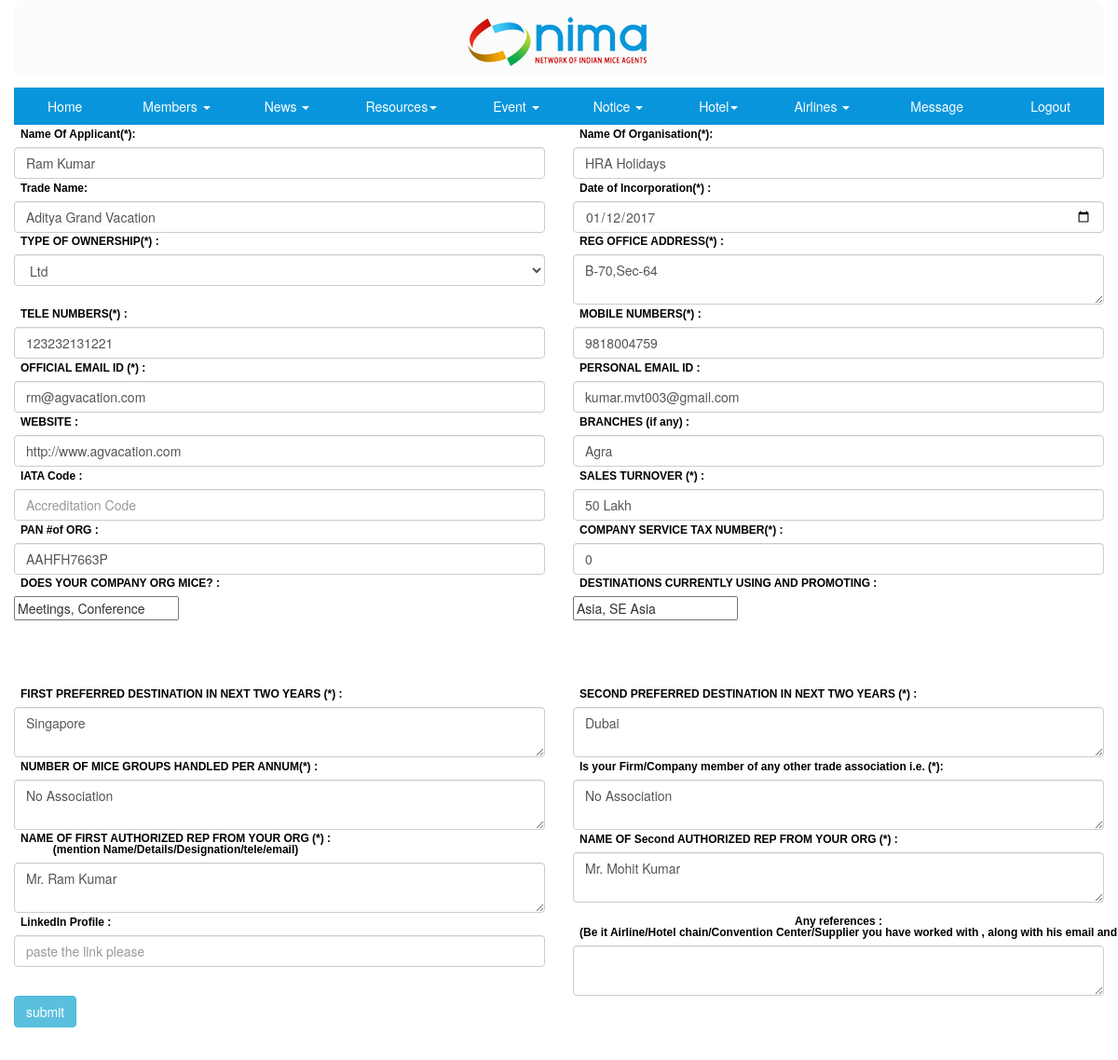
The page /admin/edit.php?edit=14 (signed in) on the database its author committed.
### tables this page shows
CREATE TABLE IF NOT EXISTS `record` (
`m_id` int(11) NOT NULL,
  `m_name` varchar(100) NOT NULL,
  `m_org` varchar(100) NOT NULL,
  `m_trade` varchar(100) NOT NULL,
  `m_date` varchar(100) NOT NULL,
  `m_ownership` varchar(100) NOT NULL,
  `m_add` varchar(100) NOT NULL,
  `m_tele` varchar(100) NOT NULL,
  `m_mob` varchar(100) NOT NULL,
  `m_ofmail` varchar(100) NOT NULL,
  `m_permail` varchar(100) NOT NULL,
  `m_web` varchar(100) NOT NULL,
  `m_branche` varchar(100) NOT NULL,
  `m_iata` varchar(100) NOT NULL,
  `m_turnover` varchar(100) NOT NULL,
  `m_pan` varchar(100) NOT NULL,
  `m_taxno` varchar(100) NOT NULL,
  `m_orgid` varchar(100) NOT NULL,
  `m_wd` varchar(100) NOT NULL,
  `m_first_destination` varchar(100) NOT NULL,
  `m_second_destination` varchar(100) NOT NULL,
  `m_no_group` varchar(100) NOT NULL,
  `m_tradew` varchar(100) NOT NULL,
  `m_fauthorized` varchar(100) NOT NULL,
  `m_sauth` varchar(100) NOT NULL,
  `m_linkedin` varchar(100) NOT NULL,
  `m_reference` varchar(100) NOT NULL,
  `username` varchar(100) NOT NULL,
  `password` varchar(100) NOT NULL
);

### admin/edit.php (the view, shortened to what this page needs)
<?php include("../includes/db-connect.php"); include "head.php"; include("session.php");?>
		<?php
		$edit_id = $_GET['edit'];
		$d=mysql_query("select * from record where m_id=$edit_id");
		$rec=mysql_fetch_row($d);
	 echo "<table align='center' class='table table-hover' >
 			<form method='post' action=''  name='member'>
			<div class='container'>
<div class='form-group'>
		<div class='row'>
					<div class='col-sm-6'>
					<label class='badge'>Name Of Applicant(*):</label>
					<input type='text' name='m_name' class='form-control' placeholder='Enter Your Full Name' value='$rec[1]' required>
					</div>
					<div class='col-sm-6'>
					<label class='badge'>Name Of Organisation(*):</label>
					<input type='text' name='m_org' class='form-control' plceholder='Full Name Of Organisation' value='$rec[2]' required>
					</div>
		</div>
		<div class='row'>
		<div class='col-sm-6'>
				<label class='badge'>Trade Name:</label>
					<input type='text' name='m_trade' class='form-control' placeholder='In case the name of Business is different than the Organisation' value='$rec[3]'>
		</div>
		<div class='col-sm-6'>
				<label class='badge'>Date of Incorporation(*) :</label>
				<input type='date' class='form-control' name='m_date' required id='m_date' value=$rec[4]>
		</div>
		</div>
		<div class='row'>
			<div class='col-sm-6'>
					<label class='badge'>TYPE OF OWNERSHIP(*) :</label>
					<select name='m_ownership' class='form-control'>
						<option>$rec[5]</option>
					</select>
			</div>
			<div class='col-sm-6'>
			<label class='badge'>REG OFFICE ADDRESS(*) :</label>
			<textarea class='form-control'  name='m_add' plceholder='Registered Office Address' required id='m_add' val>$rec[6]</textarea>
			</div>
		</div>
		<div class='row'>
			<div class='col-sm-6'>
					<label class='badge'>TELE NUMBERS(*) :</label>
					<input type='number' name='m_tele' class='form-control' placeholder='TELE NUMBERS'  value='$rec[7]' required>
			</div>
			<div class='col-sm-6'>
					<label class='badge'>MOBILE NUMBERS(*) :</label>
					<input type='number' name='m_mob' class='form-control' placeholder='+91 91992367XX'  value='$rec[8]' required>
			</div>
		</div>
		<div class='row'>
			<div class='col-sm-6'>
					<label class='badge'>OFFICIAL EMAIL ID (*) :</label>
					<input type='email' name='m_ofmail' class='form-control' placeholder='xyz@xyz.com'  value='$rec[9]'required >
			</div>
			<div class='col-sm-6'>
					<label class='badge'>PERSONAL EMAIL ID :</label>
					<input type='email' name='m_permail' class='form-control' placeholder='xyz@xyz.com'  value='$rec[10]' required >
			</div>
		</div>
		<div class='row'>
			<div class='col-sm-6'>
					<label class='badge'>WEBSITE :</label>
					<input type='url' name='m_web' class='form-control' placeholder='http://xyz.com'  value='$rec[11]' required>
			</div>
			<div class='col-sm-6'>
					<label class='badge'>BRANCHES (if any) :</label>
					<input type='text' name='m_branche' class='form-control' placeholder='Give Location city only'  value='$rec[12]'required>
			</div>
		</div>
		<div class='row'>
			<div class='col-sm-6'>
					<label class='badge'>IATA Code :</label>
					<input type='text' name='m_iata' class='form-control' placeholder='Accreditation Code'  value='$rec[13]' >
			</div>
			<div class='col-sm-6'>
					<label class='badge'>SALES TURNOVER (*) :</label>
					<input type='text' name='m_turnover' class='form-control' placeholder='(Previous Year)'  value='$rec[14]'>
			</div>
		</div>
		<div class='row'>
			<div class='col-sm-6'>
					<label class='badge'>PAN #of ORG :</label>
					<input type='text' name='m_pan' class='form-control' placeholder='Company Income Tax PAN'  value='$rec[15]' >
			</div>
			<div class='col-sm-6'>
					<label class='badge'>COMPANY SERVICE TAX NUMBER(*) :</label>
					<input type='text' name='m_taxno' class='form-control' placeholder='Company Service Tax Number'  value='$rec[16]' required>
			</div>
		</div>
		<div class='row'>
			<div class='col-sm-6'>
					<label class='badge'>DOES YOUR COMPANY ORG MICE? :</label>
					<div class='form-group' style='height:80px; overflow:scroll'>
						<input type='text' name='m_orgid' value='$rec[17]'></br>
					</div>
								</div>
			<div class='col-sm-6'>
					<label class='badge'>DESTINATIONS CURRENTLY USING AND PROMOTING :</label>
					<div class='form-group' style='height:80px; overflow:scroll'>
						<input type='text' name='m_wd' value='$rec[18]'></br>
					</div>
			</div>
		</div>
		<div class='row'>
			<div class='col-sm-6'>
					<label class='badge'>FIRST PREFERRED DESTINATION IN NEXT TWO YEARS (*) :</label>
					<textarea name='m_first_destination' class='form-control' required>$rec[19]</textarea>
			</div>
			<div class='col-sm-6'>
					<label class='badge'>SECOND PREFERRED DESTINATION IN NEXT TWO YEARS (*) :</label>
					<textarea name='m_second_destination' class='form-control'  required>$rec[20]</textarea>
			</div>
		</div>
		<div class='row'>
			<div class='col-sm-6'>
					<label class='badge'>NUMBER OF MICE GROUPS HANDLED PER ANNUM(*) :</label>
					<textarea name='m_no_group' class='form-control' required>$rec[21]</textarea>
			</div>
			<div class='col-sm-6'>
					<label class='badge'>Is your Firm/Company member of any other trade association i.e. (*):</label>
					<textarea name='m_tradew' class='form-control'  required>$rec[22]</textarea>
			</div>
		</div>
		<div class='row'>
			<div class='col-sm-6'>
					<label class='badge'>NAME OF FIRST AUTHORIZED REP FROM YOUR ORG (*) :<br><span>(mention Name/Details/Designation/tele/email)</span></label>
					<textarea name='m_fauthorized' class='form-control' placeholder='mention Name/Details/Designation/tele/email' required>$rec[23]</textarea>
			</div>
			<div class='col-sm-6'>
					<label class='badge'>NAME OF Second AUTHORIZED REP FROM YOUR ORG (*) :</label>
					<textarea name='m_sauth' class='form-control' placeholder='mention Name/Details/Designation/tele/email' required>$rec[24]</textarea>
			</div>
		</div>
		<div class='row'>
			<div class='col-sm-6'>
					<label class='badge'>LinkedIn Profile :</label>
					<input type='url' name='m_linkedin' class='form-control' placeholder='paste the link please' value='$rec[25]'>
			</div>
			<div class='col-sm-6'>
					<label class='badge'>Any references :</br><span>
(Be it Airline/Hotel chain/Convention Center/Supplier you have worked with , along with his email and tele)</span></label>
					<textarea name='m_reference' class='form-control'> $rec[26]</textarea>
			</div>
		</div>
		<div class='row'>
			<div class='col-sm-10'>
				<input type='submit' name='submit' value='submit' class='btn btn-info'>
			</div>
		</div>
</div></div>
</form>
  </table>";
	 ?>

### admin/head.php (style rules this page uses)
.container { padding-left:0px; padding-right:0px; }

### admin/edit.php (style rules this page uses)
.badge { color:#000000; background-color:#FFFFFF; font-family:Arial, Helvetica, sans-serif; font-size:12px; }

### rows shown on the page
record: m_name "Ram Kumar", m_org "HRA Holidays", m_trade "Aditya Grand Vacation", m_date "01/12/2017", m_ownership "Ltd", m_add "B-70,Sec-64", m_tele "123232131221", m_mob "9818004759", m_ofmail "rm@agvacation.com", m_permail "kumar.mvt003@gmail.com", m_web "http://www.agvacation.com", m_branche "Agra", m_turnover "50 Lakh", m_pan "AAHFH7663P", m_taxno "0", m_orgid "Meetings, Conference", m_wd "Asia, SE Asia", m_first_destination "Singapore", m_second_destination "Dubai", m_no_group "No Association", m_tradew "No Association", m_fauthorized "Mr. Ram Kumar", m_sauth "Mr. Mohit Kumar"
